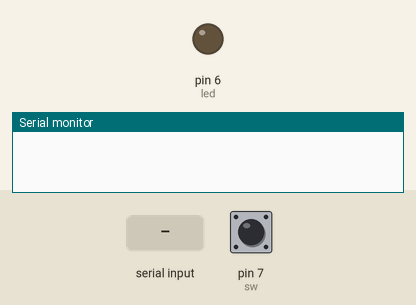
A sketch run on a simulated Arduino Uno, built with avr-gcc and run on an emulated ATmega328P. Parts: output pins drawn as LEDs (lit = HIGH), the last lines printed to the serial monitor. The inputs (shaded band) are chosen by the test bench; at power-on: pin 7 (sw) HIGH.

Above: at 1.2 s.
1.3 s: "192.168.1.2" received over Serial
3.8 s: pin 7 (sw) pulled LOW for 0.15 s
At 5.3 s:
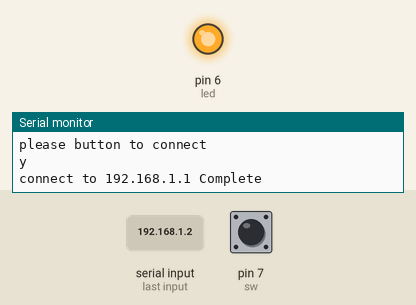
Timing chart, 0 to 6.8 s (numbered marks = the images above; inputs shaded):
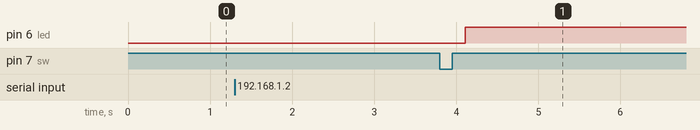

Measured:
- after the input at 3.8 s, pin 6 (led): LOW → HIGH after 0.31 s

The sketch:

sketch_sep28c.ino
```cpp
#define sw      7
#define led     6

String i;
int a=0;
void setup() {
  Serial.begin(115200);
  while(!Serial)
  {
    //
  }
  pinMode(sw,INPUT);
  pinMode(led,OUTPUT);
  digitalWrite(sw,HIGH);
}

void loop()
{
  if(Serial.available()>0)
  {
    i=Serial.readString();
    if(i=="192.168.1.2")
    {
      a=1;
      Serial.println("\nplease button to connect ");

    }
    else
    {
      Serial.println("OK");
    }
  }
  while(a==1)
  {
    if(digitalRead(sw) ==LOW)
      {
        delay(80);
        while(digitalRead(sw) != HIGH);
        delay(80);
        Serial.write('y');
        delay(80);
        Serial.println("\nconnect to 192.168.1.1 Complete ");
        digitalWrite(led,HIGH);
      }
}
}
```
